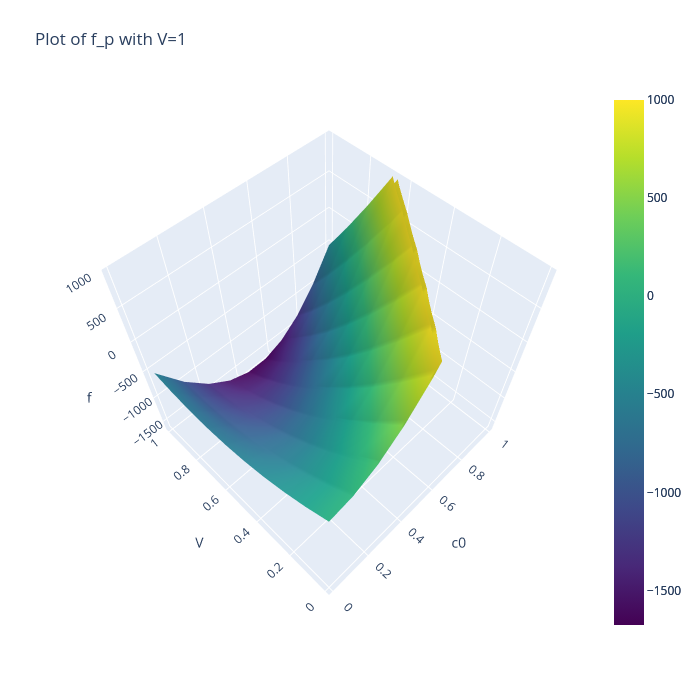

The cell this chart's notebook holds for it:
### Code cell
fig2 = go.Figure()

Z_limits = [np.min(F_p_quad_c0V), 1000]
F_p_quad_c0V_surf = go.Surface(x=X, y=Y, z=F_p_quad_c0V, colorscale='Viridis', 
                          cmin=Z_limits[0], cmax=Z_limits[1], name='f_p_quad(c0, V)')
F_lm_quad_c0V_surf = go.Surface(x=X, y=Y, z=F_lm_quad_c0V, colorscale='Viridis', 
                           cmin=Z_limits[0], cmax=Z_limits[1], name='f_lm_quad(c0, V)')
fig2.add_trace(F_p_quad_c0V_surf)
fig2.add_trace(F_lm_quad_c0V_surf)

#

fig2.update_layout(title='Plot of f_p with V=1',
        scene = dict(
          xaxis_title='c0',
          yaxis_title='V',
          zaxis_title='f',
          zaxis_range=Z_limits,
          camera=dict(eye=dict(x=-1, y=-1, z=2))  # Adjust the camera position
          ),
        autosize=False,
        width=700, height=700,
        margin=dict(l=65, r=50, b=65, t=90))
fig2.show()
